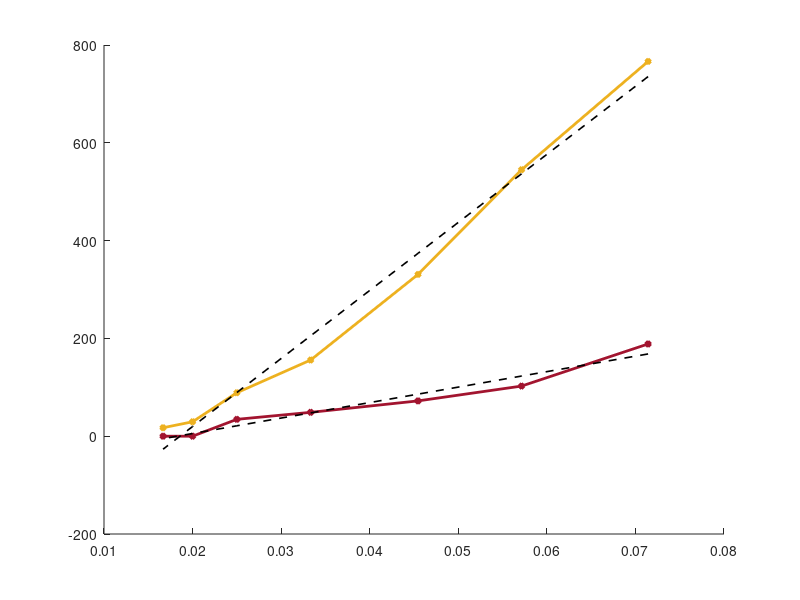

Source code (MATLAB): (Note: this script raises an error after producing the figure.)
% Plot values of k_ex obtained from lstsq fit 
% vs MAS from the recorded spectrum 
% Author: Ettore Bartalucci, RWTH Aachen
% Project: CF3 self decoupling

%% Values
% K_ex values from the fits [s^-1]
kex_cos2_apod_tla_rac = [209 114.4 72.9 34.1 19.8 0 0];
kex_cos2_apod_tla_s = [716.5 534.5 354.2 190.2 85.6 12.9 4.4];

kex_no_apod_tla_rac = [188.6 102.5 72.2 48.8 34.5 0 0];
kex_no_apod_tla_s = [766.4 544.9 330.9 155.8 88.9 29.5 17.3];

mas_rates = [14 17.5 22 30 40 50 60];

%% Plots
inv_mas_rates = 1./ mas_rates;

linfit_kex_no_apod_rac = polyval(polyfit(inv_mas_rates, kex_no_apod_tla_rac, 1), inv_mas_rates);

linfit_kex_no_apod_s = polyval(polyfit(inv_mas_rates, kex_no_apod_tla_s, 1), inv_mas_rates);

% Plot the values as inverted MAS
figure(1); hold on;

plot(inv_mas_rates, kex_no_apod_tla_rac, '-d', 'MarkerSize',4, 'LineWidth', 2, 'MarkerFaceColor',...
    '#A2142F', 'Color', '#A2142F')

plot(inv_mas_rates,kex_no_apod_tla_s, '-d', 'MarkerSize',4, 'LineWidth', 2, 'MarkerFaceColor',...
     '#EDB120', 'Color', '#EDB120')

plot(inv_mas_rates, linfit_kex_no_apod_rac, '--k', 'LineWidth', 1.2)

disp(['Equation for Rac is y = ' num2str(linfit_kex_no_apod_rac(1)) '*x + ' num2str(linfit_kex_no_apod_rac(2))])
SStot_rac = sum((kex_no_apod_tla_rac-mean(kex_no_apod_tla_rac)).^2);                    % Total Sum-Of-Squares
SSres_rac = sum((kex_no_apod_tla_rac-linfit_kex_no_apod_rac).^2);                       % Residual Sum-Of-Squares
Rsq_rac = 1-SSres_rac/SStot_rac;   

plot(inv_mas_rates, linfit_kex_no_apod_s, '--k', 'LineWidth', 1.2)

disp(['Equation for S is y = ' num2str(linfit_kex_no_apod_s(1)) '*x + ' num2str(linfit_kex_no_apod_s(2))])
SStot_s = sum((kex_no_apod_tla_s-mean(kex_no_apod_tla_s)).^2);                    % Total Sum-Of-Squares
SSres_s = sum((kex_no_apod_tla_s-linfit_kex_no_apod_s).^2);                       % Residual Sum-Of-Squares
Rsq_s = 1-SSres_s/SStot_s;                            % R^2

labels = string(mas_rates);
text(inv_mas_rates, kex_no_apod_tla_rac, labels, 'HorizontalAlignment','center', 'VerticalAlignment','bottom')
axis('padded');

set(gca, 'YDir','reverse')
ylim([-10 800])

xlabel('1/\omega_{MAS} [s]')
ylabel('k_{ex} [s^{-1}]')

title('Variation of k_{ex} vs 1/\omega_{MAS}')

legend('rac-TFLA','({\itS})-TFLA', 'Location', 'southwest')

hold off;
